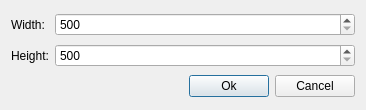
<?xml version="1.0" encoding="UTF-8"?>
<ui version="4.0">
 <class>EditSizeDialog</class>
 <widget class="QDialog" name="EditSizeDialog">
  <property name="geometry">
   <rect>
    <x>0</x>
    <y>0</y>
    <width>366</width>
    <height>110</height>
   </rect>
  </property>
  <property name="windowTitle">
   <string>Edit size</string>
  </property>
  <layout class="QGridLayout" name="gridLayout">
   <item row="0" column="0">
    <widget class="QLabel" name="lblWidth">
     <property name="sizePolicy">
      <sizepolicy hsizetype="Fixed" vsizetype="Preferred">
       <horstretch>0</horstretch>
       <verstretch>0</verstretch>
      </sizepolicy>
     </property>
     <property name="text">
      <string>Width:</string>
     </property>
    </widget>
   </item>
   <item row="0" column="1">
    <widget class="QSpinBox" name="spinBoxWidth">
     <property name="minimum">
      <number>500</number>
     </property>
     <property name="maximum">
      <number>16777215</number>
     </property>
     <property name="singleStep">
      <number>10</number>
     </property>
     <property name="value">
      <number>500</number>
     </property>
    </widget>
   </item>
   <item row="1" column="0">
    <widget class="QLabel" name="lblHeight">
     <property name="sizePolicy">
      <sizepolicy hsizetype="Fixed" vsizetype="Preferred">
       <horstretch>0</horstretch>
       <verstretch>0</verstretch>
      </sizepolicy>
     </property>
     <property name="text">
      <string>Height:</string>
     </property>
    </widget>
   </item>
   <item row="1" column="1">
    <widget class="QSpinBox" name="spinBoxHeight">
     <property name="minimum">
      <number>500</number>
     </property>
     <property name="maximum">
      <number>16777215</number>
     </property>
     <property name="singleStep">
      <number>10</number>
     </property>
     <property name="value">
      <number>500</number>
     </property>
    </widget>
   </item>
   <item row="2" column="0" colspan="2">
    <layout class="QHBoxLayout" name="horizontalLayout">
     <item>
      <spacer name="horizontalSpacer">
       <property name="orientation">
        <enum>Qt::Horizontal</enum>
       </property>
       <property name="sizeHint" stdset="0">
        <size>
         <width>40</width>
         <height>20</height>
        </size>
       </property>
      </spacer>
     </item>
     <item>
      <widget class="QPushButton" name="btnOk">
       <property name="text">
        <string>Ok</string>
       </property>
      </widget>
     </item>
     <item>
      <widget class="QPushButton" name="btnCancel">
       <property name="text">
        <string>Cancel</string>
       </property>
      </widget>
     </item>
    </layout>
   </item>
  </layout>
 </widget>
 <tabstops>
  <tabstop>spinBoxWidth</tabstop>
  <tabstop>spinBoxHeight</tabstop>
  <tabstop>btnOk</tabstop>
  <tabstop>btnCancel</tabstop>
 </tabstops>
 <resources/>
 <connections>
  <connection>
   <sender>btnOk</sender>
   <signal>clicked()</signal>
   <receiver>EditSizeDialog</receiver>
   <slot>accept()</slot>
   <hints>
    <hint type="sourcelabel">
     <x>207</x>
     <y>83</y>
    </hint>
    <hint type="destinationlabel">
     <x>182</x>
     <y>54</y>
    </hint>
   </hints>
  </connection>
  <connection>
   <sender>btnCancel</sender>
   <signal>clicked()</signal>
   <receiver>EditSizeDialog</receiver>
   <slot>reject()</slot>
   <hints>
    <hint type="sourcelabel">
     <x>307</x>
     <y>83</y>
    </hint>
    <hint type="destinationlabel">
     <x>182</x>
     <y>54</y>
    </hint>
   </hints>
  </connection>
 </connections>
</ui>
